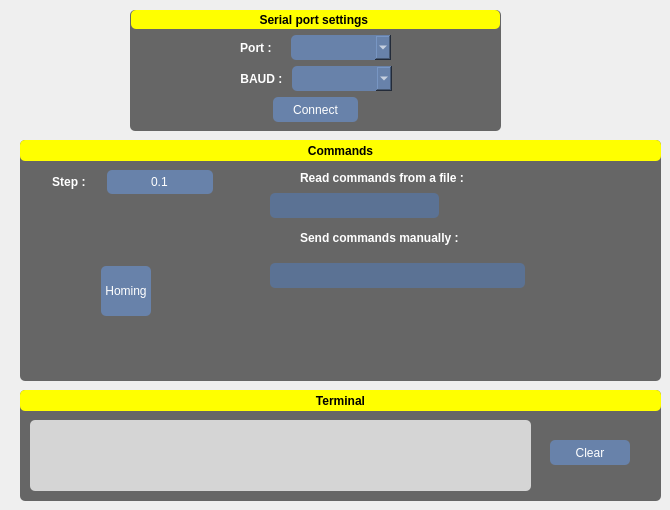
      <widget class="QWidget" name="tab_connection">
       <attribute name="title">
        <string>Connection</string>
       </attribute>
       <widget class="QFrame" name="frame_5">
        <property name="geometry">
         <rect>
          <x>130</x>
          <y>10</y>
          <width>371</width>
          <height>121</height>
         </rect>
        </property>
        <property name="styleSheet">
         <string notr="true">background-color: rgb(102, 102, 102);
border-radius: 5px;

</string>
        </property>
        <property name="frameShape">
         <enum>QFrame::StyledPanel</enum>
        </property>
        <property name="frameShadow">
         <enum>QFrame::Raised</enum>
        </property>
        <layout class="QVBoxLayout" name="verticalLayout_5">
         <property name="leftMargin">
          <number>1</number>
         </property>
         <property name="topMargin">
          <number>0</number>
         </property>
         <property name="rightMargin">
          <number>1</number>
         </property>
         <item>
          <widget class="QLabel" name="label_18">
           <property name="font">
            <font>
             <bold>true</bold>
            </font>
           </property>
           <property name="styleSheet">
            <string notr="true">background-color: rgb(255, 255, 0);
border-radius: 5px;</string>
           </property>
           <property name="text">
            <string>Serial port settings </string>
           </property>
           <property name="alignment">
            <set>Qt::AlignCenter</set>
           </property>
          </widget>
         </item>
         <item>
          <layout class="QHBoxLayout" name="horizontalLayout_4">
           <item>
            <spacer name="horizontalSpacer_7">
             <property name="orientation">
              <enum>Qt::Horizontal</enum>
             </property>
             <property name="sizeHint" stdset="0">
              <size>
               <width>40</width>
               <height>20</height>
              </size>
             </property>
            </spacer>
           </item>
           <item>
            <widget class="QLabel" name="label_2">
             <property name="sizePolicy">
              <sizepolicy hsizetype="Maximum" vsizetype="Preferred">
               <horstretch>0</horstretch>
               <verstretch>0</verstretch>
              </sizepolicy>
             </property>
             <property name="font">
              <font>
               <bold>true</bold>
              </font>
             </property>
             <property name="styleSheet">
              <string notr="true">color: rgb(255, 255, 255);</string>
             </property>
             <property name="text">
              <string>Port :    </string>
             </property>
             <property name="alignment">
              <set>Qt::AlignCenter</set>
             </property>
            </widget>
           </item>
           <item>
            <widget class="QComboBox" name="comboBox_port">
             <property name="sizePolicy">
              <sizepolicy hsizetype="Maximum" vsizetype="Maximum">
               <horstretch>0</horstretch>
               <verstretch>0</verstretch>
              </sizepolicy>
             </property>
             <property name="minimumSize">
              <size>
               <width>100</width>
               <height>25</height>
              </size>
             </property>
             <property name="maximumSize">
              <size>
               <width>16777215</width>
               <height>25</height>
              </size>
             </property>
             <property name="cursor">
              <cursorShape>PointingHandCursor</cursorShape>
             </property>
             <property name="styleSheet">
              <string notr="true">background-color: rgb(104, 130, 170);
border-radius: 5px;
color: rgb(255, 255, 255);</string>
             </property>
            </widget>
           </item>
           <item>
            <spacer name="horizontalSpacer_8">
             <property name="orientation">
              <enum>Qt::Horizontal</enum>
             </property>
             <property name="sizeHint" stdset="0">
              <size>
               <width>40</width>
               <height>20</height>
              </size>
             </property>
            </spacer>
           </item>
          </layout>
         </item>
         <item>
          <layout class="QHBoxLayout" name="horizontalLayout_5">
           <item>
            <spacer name="horizontalSpacer_10">
             <property name="orientation">
              <enum>Qt::Horizontal</enum>
             </property>
             <property name="sizeHint" stdset="0">
              <size>
               <width>40</width>
               <height>20</height>
              </size>
             </property>
            </spacer>
           </item>
           <item>
            <widget class="QLabel" name="label_3">
             <property name="sizePolicy">
              <sizepolicy hsizetype="Maximum" vsizetype="Preferred">
               <horstretch>0</horstretch>
               <verstretch>0</verstretch>
              </sizepolicy>
             </property>
             <property name="font">
              <font>
               <bold>true</bold>
              </font>
             </property>
             <property name="styleSheet">
              <string notr="true">color: rgb(255, 255, 255);</string>
             </property>
             <property name="text">
              <string>BAUD : </string>
             </property>
             <property name="alignment">
              <set>Qt::AlignCenter</set>
             </property>
            </widget>
           </item>
           <item>
            <widget class="QComboBox" name="comboBox_baud">
             <property name="sizePolicy">
              <sizepolicy hsizetype="Maximum" vsizetype="Maximum">
               <horstretch>0</horstretch>
               <verstretch>0</verstretch>
              </sizepolicy>
             </property>
             <property name="minimumSize">
              <size>
               <width>100</width>
               <height>25</height>
              </size>
             </property>
             <property name="maximumSize">
              <size>
               <width>16777215</width>
               <height>25</height>
              </size>
             </property>
             <property name="cursor">
              <cursorShape>PointingHandCursor</cursorShape>
             </property>
             <property name="styleSheet">
              <string notr="true">background-color: rgb(104, 130, 170);
border-radius: 5px;
color: rgb(255, 255, 255);</string>
             </property>
            </widget>
           </item>
           <item>
            <spacer name="horizontalSpacer_9">
             <property name="orientation">
              <enum>Qt::Horizontal</enum>
             </property>
             <property name="sizeHint" stdset="0">
              <size>
               <width>40</width>
               <height>20</height>
              </size>
             </property>
            </spacer>
           </item>
          </layout>
         </item>
         <item>
          <layout class="QHBoxLayout" name="horizontalLayout_8">
           <property name="bottomMargin">
            <number>0</number>
           </property>
           <item>
            <spacer name="horizontalSpacer_4">
             <property name="orientation">
              <enum>Qt::Horizontal</enum>
             </property>
             <property name="sizeHint" stdset="0">
              <size>
               <width>40</width>
               <height>20</height>
              </size>
             </property>
            </spacer>
           </item>
           <item>
            <widget class="QPushButton" name="connectButton">
             <property name="enabled">
              <bool>true</bool>
             </property>
             <property name="sizePolicy">
              <sizepolicy hsizetype="Minimum" vsizetype="Fixed">
               <horstretch>0</horstretch>
               <verstretch>0</verstretch>
              </sizepolicy>
             </property>
             <property name="minimumSize">
              <size>
               <width>85</width>
               <height>25</height>
              </size>
             </property>
             <property name="cursor">
              <cursorShape>PointingHandCursor</cursorShape>
             </property>
             <property name="styleSheet">
              <string notr="true">background-color: rgb(104, 130, 170);
border-radius: 5px;
color: rgb(255, 255, 255);</string>
             </property>
             <property name="text">
              <string>Connect</string>
             </property>
            </widget>
           </item>
           <item>
            <spacer name="horizontalSpacer_3">
             <property name="orientation">
              <enum>Qt::Horizontal</enum>
             </property>
             <property name="sizeHint" stdset="0">
              <size>
               <width>40</width>
               <height>20</height>
              </size>
             </property>
            </spacer>
           </item>
          </layout>
         </item>
        </layout>
       </widget>
       <widget class="QFrame" name="frame_6">
        <property name="geometry">
         <rect>
          <x>20</x>
          <y>140</y>
          <width>641</width>
          <height>241</height>
         </rect>
        </property>
        <property name="styleSheet">
         <string notr="true">background-color: rgb(102, 102, 102);
border-radius: 5px;


</string>
        </property>
        <property name="frameShape">
         <enum>QFrame::StyledPanel</enum>
        </property>
        <property name="frameShadow">
         <enum>QFrame::Raised</enum>
        </property>
        <widget class="QLabel" name="label_19">
         <property name="geometry">
          <rect>
           <x>0</x>
           <y>0</y>
           <width>641</width>
           <height>21</height>
          </rect>
         </property>
         <property name="font">
          <font>
           <bold>true</bold>
          </font>
         </property>
         <property name="styleSheet">
          <string notr="true">background-color: rgb(255, 255, 0);
border-radius: 5px;</string>
         </property>
         <property name="text">
          <string>Commands</string>
         </property>
         <property name="alignment">
          <set>Qt::AlignCenter</set>
         </property>
        </widget>
        <widget class="QWidget" name="layoutWidget_2">
         <property name="geometry">
          <rect>
           <x>20</x>
           <y>30</y>
           <width>173</width>
           <height>24</height>
          </rect>
         </property>
         <layout class="QHBoxLayout" name="horizontalLayout_7">
          <item>
           <widget class="QLabel" name="label_9">
            <property name="font">
             <font>
              <bold>true</bold>
             </font>
            </property>
            <property name="styleSheet">
             <string notr="true">color: rgb(255, 255, 255);</string>
            </property>
            <property name="text">
             <string>Step : </string>
            </property>
            <property name="alignment">
             <set>Qt::AlignCenter</set>
            </property>
           </widget>
          </item>
          <item>
           <widget class="QLineEdit" name="lineEdit_step">
            <property name="sizePolicy">
             <sizepolicy hsizetype="Maximum" vsizetype="Fixed">
              <horstretch>0</horstretch>
              <verstretch>0</verstretch>
             </sizepolicy>
            </property>
            <property name="maximumSize">
             <size>
              <width>16777215</width>
              <height>25</height>
             </size>
            </property>
            <property name="baseSize">
             <size>
              <width>0</width>
              <height>0</height>
             </size>
            </property>
            <property name="styleSheet">
             <string notr="true">background-color: rgb(104, 130, 170);
border-radius: 5px;
color: rgb(255, 255, 255);</string>
            </property>
            <property name="text">
             <string>0.1</string>
            </property>
            <property name="alignment">
             <set>Qt::AlignCenter</set>
            </property>
           </widget>
          </item>
         </layout>
        </widget>
        <widget class="QWidget" name="gridLayoutWidget">
         <property name="geometry">
          <rect>
           <x>20</x>
           <y>60</y>
           <width>171</width>
           <height>181</height>
          </rect>
         </property>
         <layout class="QGridLayout" name="gridLayout_3">
          <item row="0" column="1">
           <widget class="QPushButton" name="ypButton">
            <property name="sizePolicy">
             <sizepolicy hsizetype="Minimum" vsizetype="Minimum">
              <horstretch>0</horstretch>
              <verstretch>0</verstretch>
             </sizepolicy>
            </property>
            <property name="cursor">
             <cursorShape>PointingHandCursor</cursorShape>
            </property>
            <property name="styleSheet">
             <string notr="true">QPushButton{
background-repeat: no-repeat;
	background-image: url(:/resources/resources/arrow_PLUSy.svg);
background-position: center;

border-radius: 1px;
}
 QPushButton:checked{
background-repeat: no-repeat;
background-position: center;
background-image: url(:/resources/resources/arrow_PLUSy.svg);
border-radius: 1px;
 }



</string>
            </property>
            <property name="text">
             <string/>
            </property>
           </widget>
          </item>
          <item row="1" column="0">
           <widget class="QPushButton" name="xnButton">
            <property name="sizePolicy">
             <sizepolicy hsizetype="Minimum" vsizetype="Minimum">
              <horstretch>0</horstretch>
              <verstretch>0</verstretch>
             </sizepolicy>
            </property>
            <property name="cursor">
             <cursorShape>PointingHandCursor</cursorShape>
            </property>
            <property name="styleSheet">
             <string notr="true">QPushButton{
background-repeat: no-repeat;
background-position: center;
	background-image: url(:/resources/resources/arrow_MINUSx.svg);
border-radius: 1px;
}
 QPushButton:checked{
background-repeat: no-repeat;
background-position: center;
background-image: url(:/resources/resources/arrow_MINUSx.svg);
border-radius: 1px;
 }



</string>
            </property>
            <property name="text">
             <string/>
            </property>
           </widget>
          </item>
          <item row="2" column="1">
           <widget class="QPushButton" name="ynButton">
            <property name="sizePolicy">
             <sizepolicy hsizetype="Minimum" vsizetype="Minimum">
              <horstretch>0</horstretch>
              <verstretch>0</verstretch>
             </sizepolicy>
            </property>
            <property name="cursor">
             <cursorShape>PointingHandCursor</cursorShape>
            </property>
            <property name="styleSheet">
             <string notr="true">QPushButton{
background-repeat: no-repeat;
background-position: center;
	background-image: url(:/resources/resources/arrow_MINUSy.svg);
border-radius: 10px;
}
 QPushButton:checked{
background-repeat: no-repeat;
background-position: center;
background-image: url(:/resources/resources/arrow_MINUSy.svg);
border-radius: 10px;
 }

</string>
            </property>
            <property name="text">
             <string/>
            </property>
           </widget>
          </item>
          <item row="1" column="2">
           <widget class="QPushButton" name="xpButton">
            <property name="sizePolicy">
             <sizepolicy hsizetype="Minimum" vsizetype="Minimum">
              <horstretch>0</horstretch>
              <verstretch>0</verstretch>
             </sizepolicy>
            </property>
            <property name="cursor">
             <cursorShape>PointingHandCursor</cursorShape>
            </property>
            <property name="autoFillBackground">
             <bool>false</bool>
            </property>
            <property name="styleSheet">
             <string notr="true">QPushButton{
background-repeat: no-repeat;
background-position: center;
	background-image: url(:/resources/resources/arrow_PLUSx.svg);
border-radius: 1px;
}
 QPushButton:checked{
background-repeat: no-repeat;
background-position: center;
background-image: url(:/resources/resources/arrow_PLUSx.svg);
border-radius: 1px;
 }





</string>
            </property>
            <property name="text">
             <string/>
            </property>
           </widget>
          </item>
          <item row="1" column="1">
           <widget class="QPushButton" name="homingButton">
            <property name="sizePolicy">
             <sizepolicy hsizetype="Maximum" vsizetype="Maximum">
              <horstretch>0</horstretch>
              <verstretch>0</verstretch>
             </sizepolicy>
            </property>
            <property name="minimumSize">
             <size>
              <width>50</width>
              <height>50</height>
             </size>
            </property>
            <property name="cursor">
             <cursorShape>PointingHandCursor</cursorShape>
            </property>
            <property name="styleSheet">
             <string notr="true">background-color: rgb(104, 130, 170);
border-radius: 5px;
color: rgb(255, 255, 255);</string>
            </property>
            <property name="text">
             <string>Homing</string>
            </property>
           </widget>
          </item>
         </layout>
        </widget>
        <widget class="QLabel" name="label_17">
         <property name="geometry">
          <rect>
           <x>280</x>
           <y>30</y>
           <width>171</width>
           <height>16</height>
          </rect>
         </property>
         <property name="font">
          <font>
           <bold>true</bold>
          </font>
         </property>
         <property name="styleSheet">
          <string notr="true">color: rgb(255, 255, 255);</string>
         </property>
         <property name="text">
          <string>Read commands from a file :</string>
         </property>
        </widget>
        <widget class="QWidget" name="horizontalLayoutWidget">
         <property name="geometry">
          <rect>
           <x>250</x>
           <y>50</y>
           <width>341</width>
           <height>31</height>
          </rect>
         </property>
         <layout class="QHBoxLayout" name="horizontalLayout_2">
          <item>
           <widget class="QLineEdit" name="dirFile">
            <property name="sizePolicy">
             <sizepolicy hsizetype="Minimum" vsizetype="Maximum">
              <horstretch>0</horstretch>
              <verstretch>0</verstretch>
             </sizepolicy>
            </property>
            <property name="maximumSize">
             <size>
              <width>200</width>
              <height>25</height>
             </size>
            </property>
            <property name="autoFillBackground">
             <bool>false</bool>
            </property>
            <property name="styleSheet">
             <string notr="true">background-color: rgb(91, 114, 148);
border-radius: 5px;
color: rgb(255, 255, 255);</string>
            </property>
            <property name="readOnly">
             <bool>true</bool>
            </property>
           </widget>
          </item>
          <item>
           <widget class="QPushButton" name="openFileButton">
            <property name="sizePolicy">
             <sizepolicy hsizetype="Maximum" vsizetype="Maximum">
              <horstretch>0</horstretch>
              <verstretch>0</verstretch>
             </sizepolicy>
            </property>
            <property name="minimumSize">
             <size>
              <width>80</width>
              <height>25</height>
             </size>
            </property>
            <property name="cursor">
             <cursorShape>PointingHandCursor</cursorShape>
            </property>
            <property name="styleSheet">
             <string notr="true">QPushButton{
background-repeat: no-repeat;
background-position: center;
	background-image: url(:/resources/resources/openFileIcon.svg);

border-radius: 1px;
}
 QPushButton:checked{
background-repeat: no-repeat;
background-position: center;
background-image:  url(:/resources/resources/openFileIcon.svg);

border-radius: 1px;
 }



</string>
            </property>
            <property name="text">
             <string/>
            </property>
           </widget>
          </item>
          <item>
           <widget class="QPushButton" name="sendFileButton">
            <property name="sizePolicy">
             <sizepolicy hsizetype="Maximum" vsizetype="Maximum">
              <horstretch>0</horstretch>
              <verstretch>0</verstretch>
             </sizepolicy>
            </property>
            <property name="minimumSize">
             <size>
              <width>80</width>
              <height>25</height>
             </size>
            </property>
            <property name="cursor">
             <cursorShape>PointingHandCursor</cursorShape>
            </property>
            <property name="styleSheet">
             <string notr="true">QPushButton{
background-repeat: no-repeat;
background-position: center;
	background-image: url(:/resources/resources/send_Button.svg);

border-radius: 1px;
}
 QPushButton:checked{
background-repeat: no-repeat;
background-position: center;
background-image:  url(:/resources/resources/send_Button.svg);

border-radius: 1px;
 }




</string>
            </property>
            <property name="text">
             <string/>
            </property>
           </widget>
          </item>
         </layout>
        </widget>
        <widget class="QLabel" name="label_15">
         <property name="geometry">
          <rect>
           <x>280</x>
           <y>90</y>
           <width>161</width>
           <height>16</height>
          </rect>
         </property>
         <property name="font">
          <font>
           <bold>true</bold>
          </font>
         </property>
         <property name="styleSheet">
          <string notr="true">color: rgb(255, 255, 255);</string>
         </property>
         <property name="text">
          <string>Send commands manually :</string>
         </property>
        </widget>
        <widget class="QWidget" name="layoutWidget">
         <property name="geometry">
          <rect>
           <x>250</x>
           <y>120</y>
           <width>341</width>
           <height>31</height>
          </rect>
         </property>
         <layout class="QHBoxLayout" name="horizontalLayout_6">
          <item>
           <widget class="QLineEdit" name="lineEdit_Trame">
            <property name="sizePolicy">
             <sizepolicy hsizetype="Minimum" vsizetype="Maximum">
              <horstretch>0</horstretch>
              <verstretch>0</verstretch>
             </sizepolicy>
            </property>
            <property name="maximumSize">
             <size>
              <width>16777215</width>
              <height>25</height>
             </size>
            </property>
            <property name="styleSheet">
             <string notr="true">background-color: rgb(91, 114, 148);
border-radius: 5px;
color: rgb(255, 255, 255);</string>
            </property>
           </widget>
          </item>
          <item>
           <widget class="QPushButton" name="sendTrameButton">
            <property name="sizePolicy">
             <sizepolicy hsizetype="Maximum" vsizetype="Maximum">
              <horstretch>0</horstretch>
              <verstretch>0</verstretch>
             </sizepolicy>
            </property>
            <property name="minimumSize">
             <size>
              <width>80</width>
              <height>25</height>
             </size>
            </property>
            <property name="cursor">
             <cursorShape>PointingHandCursor</cursorShape>
            </property>
            <property name="styleSheet">
             <string notr="true">QPushButton{
background-repeat: no-repeat;
background-position: center;
	background-image: url(:/resources/resources/send_Button.svg);

border-radius: 1px;
}
 QPushButton:checked{
background-repeat: no-repeat;
background-position: center;
background-image:  url(:/resources/resources/send_Button.svg);

border-radius: 1px;
 }

</string>
            </property>
            <property name="text">
             <string/>
            </property>
           </widget>
          </item>
         </layout>
        </widget>
        <widget class="QWidget" name="verticalLayoutWidget">
         <property name="geometry">
          <rect>
           <x>200</x>
           <y>110</y>
           <width>41</width>
           <height>80</height>
          </rect>
         </property>
         <layout class="QVBoxLayout" name="verticalLayout_2">
          <item>
           <widget class="QPushButton" name="zpButton">
            <property name="sizePolicy">
             <sizepolicy hsizetype="Minimum" vsizetype="Minimum">
              <horstretch>0</horstretch>
              <verstretch>0</verstretch>
             </sizepolicy>
            </property>
            <property name="cursor">
             <cursorShape>PointingHandCursor</cursorShape>
            </property>
            <property name="styleSheet">
             <string notr="true">QPushButton{
background-repeat: no-repeat;
	background-image: url(:/resources/resources/35arrowupp.png);
background-position: center;

border-radius: 1px;
}
 QPushButton:checked{
background-repeat: no-repeat;
background-position: center;
	background-image: url(:/resources/resources/35arrowupp.png);
border-radius: 1px;
 }
</string>
            </property>
            <property name="text">
             <string/>
            </property>
           </widget>
          </item>
          <item>
           <widget class="QPushButton" name="znButton">
            <property name="sizePolicy">
             <sizepolicy hsizetype="Minimum" vsizetype="Minimum">
              <horstretch>0</horstretch>
              <verstretch>0</verstretch>
             </sizepolicy>
            </property>
            <property name="cursor">
             <cursorShape>PointingHandCursor</cursorShape>
            </property>
            <property name="styleSheet">
             <string notr="true">QPushButton{
background-repeat: no-repeat;
	background-image: url(:/resources/resources/35arrowdown.png);
background-position: center;

border-radius: 1px;
}
 QPushButton:checked{
background-repeat: no-repeat;
background-position: center;
	background-image: url(:/resources/resources/35arrowdown.png);
border-radius: 1px;
 }
</string>
            </property>
            <property name="text">
             <string/>
            </property>
           </widget>
          </item>
         </layout>
        </widget>
       </widget>
       <widget class="QFrame" name="frame_8">
        <property name="geometry">
         <rect>
          <x>20</x>
          <y>390</y>
          <width>641</width>
          <height>111</height>
         </rect>
        </property>
        <property name="styleSheet">
         <string notr="true">background-color: rgb(102, 102, 102);
border-radius: 5px;


</string>
        </property>
        <property name="frameShape">
         <enum>QFrame::StyledPanel</enum>
        </property>
        <property name="frameShadow">
         <enum>QFrame::Raised</enum>
        </property>
        <widget class="QLabel" name="label_20">
         <property name="geometry">
          <rect>
           <x>0</x>
           <y>0</y>
           <width>641</width>
           <height>21</height>
          </rect>
         </property>
         <property name="font">
          <font>
           <bold>true</bold>
          </font>
         </property>
         <property name="styleSheet">
          <string notr="true">background-color: rgb(255, 255, 0);
border-radius: 5px;</string>
         </property>
         <property name="text">
          <string>Terminal</string>
         </property>
         <property name="alignment">
          <set>Qt::AlignCenter</set>
         </property>
        </widget>
        <widget class="QTextBrowser" name="textBrowser">
         <property name="geometry">
          <rect>
           <x>10</x>
           <y>30</y>
           <width>501</width>
           <height>71</height>
          </rect>
         </property>
         <property name="sizePolicy">
          <sizepolicy hsizetype="Minimum" vsizetype="Minimum">
           <horstretch>0</horstretch>
           <verstretch>0</verstretch>
          </sizepolicy>
         </property>
         <property name="styleSheet">
          <string notr="true">background-color: rgb(213, 213, 213);
border-radius: 5px;
color: rgb(255, 255, 255);</string>
         </property>
        </widget>
        <widget class="QPushButton" name="clearTextBrowserButton">
         <property name="geometry">
          <rect>
           <x>530</x>
           <y>50</y>
           <width>80</width>
           <height>25</height>
          </rect>
         </property>
         <property name="sizePolicy">
          <sizepolicy hsizetype="Maximum" vsizetype="Maximum">
           <horstretch>0</horstretch>
           <verstretch>0</verstretch>
          </sizepolicy>
         </property>
         <property name="minimumSize">
          <size>
           <width>80</width>
           <height>25</height>
          </size>
         </property>
         <property name="cursor">
          <cursorShape>PointingHandCursor</cursorShape>
         </property>
         <property name="styleSheet">
          <string notr="true">background-color: rgb(104, 130, 170);
border-radius: 5px;
color: rgb(255, 255, 255);</string>
         </property>
         <property name="text">
          <string>Clear</string>
         </property>
        </widget>
       </widget>
      </widget>
